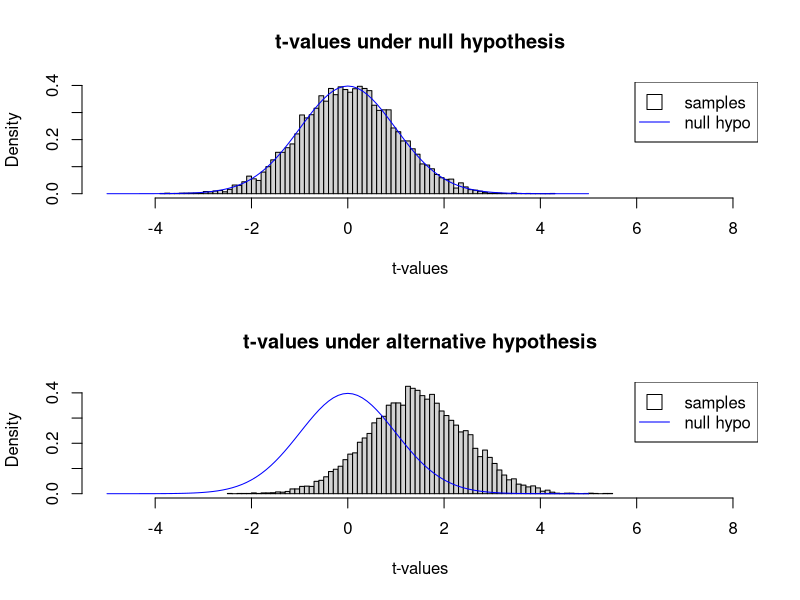
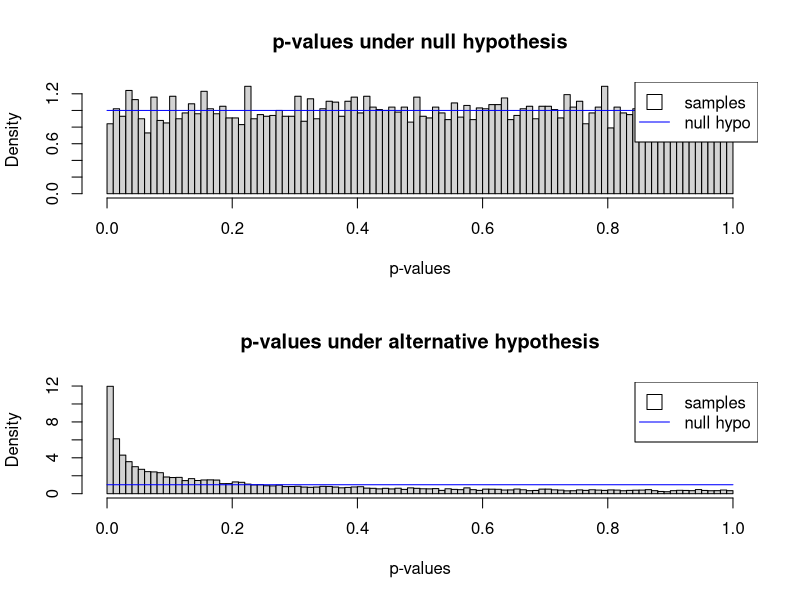

These charts were generated, in order, by the following R code:
nmonte = 10000
n=100
tvals_null = rep(0,nmonte)
pvals_null = rep(0,nmonte)
tvals_alt = rep(0,nmonte)
pvals_alt = rep(0,nmonte)
for (i in seq(1,nmonte)){
  E = rnorm(n)
  C = rnorm(n)
  test = t.test(E-C)
  tvals_null[i] = test$statistic
  pvals_null[i] = test$p.value
}


for (i in seq(1,nmonte)){
  # add 0.5 to cell size for significance
  E = rnorm(n)+0.2
  C = rnorm(n)
  test = t.test(E-C)
  tvals_alt[i] = test$statistic
  pvals_alt[i] = test$p.value
}

#plot t's
x = seq(-5,5,0.1)
par(mfrow=c(2,1))

hist(tvals_null,freq=FALSE,100,xlim=c(-5,8),
     main="t-values under null hypothesis",
     xlab="t-values")
lines(x,dt(x,df=n-1),col="blue")
legend("topright",legend=c("samples","null hypo"),
       col=c("black","blue"), 
       lty=c(0,1), 
       lwd = c(1,1),
       pch = c(0, NA),
       pt.bg = c("white", NA),
       pt.cex = 2)

hist(tvals_alt,freq=FALSE,100,xlim=c(-5,8),
     main="t-values under alternative hypothesis",
     xlab="t-values")
lines(x,dt(x,df=n-1),col="blue")
legend("topright",legend=c("samples","null hypo"),
       col=c("black","blue"), 
       lty=c(0,1), 
       lwd = c(1,1),
       pch = c(0, NA),
       pt.bg = c("white", NA),
       pt.cex = 2)

#plot p's
x = seq(0,1,0.1)
par(mfrow=c(2,1))

hist(pvals_null,freq=FALSE,100,xlim=c(0,1),
     main="p-values under null hypothesis",
     xlab="p-values")
lines(x,rep(1,length(x)),col="blue")
legend("topright",legend=c("samples","null hypo"),
       col=c("black","blue"), 
       lty=c(0,1), 
       lwd = c(1,1),
       pch = c(0, NA),
       pt.bg = c("white", NA),
       pt.cex = 2)
hist(pvals_alt,freq=FALSE,100,xlim=c(0,1),
     main="p-values under alternative hypothesis",
     xlab="p-values")
lines(x,rep(1,length(x)),col="blue")
legend("topright",legend=c("samples","null hypo"),
       col=c("black","blue"), 
       lty=c(0,1), 
       lwd = c(1,1),
       pch = c(0, NA),
       pt.bg = c("white", NA),
       pt.cex = 2)


